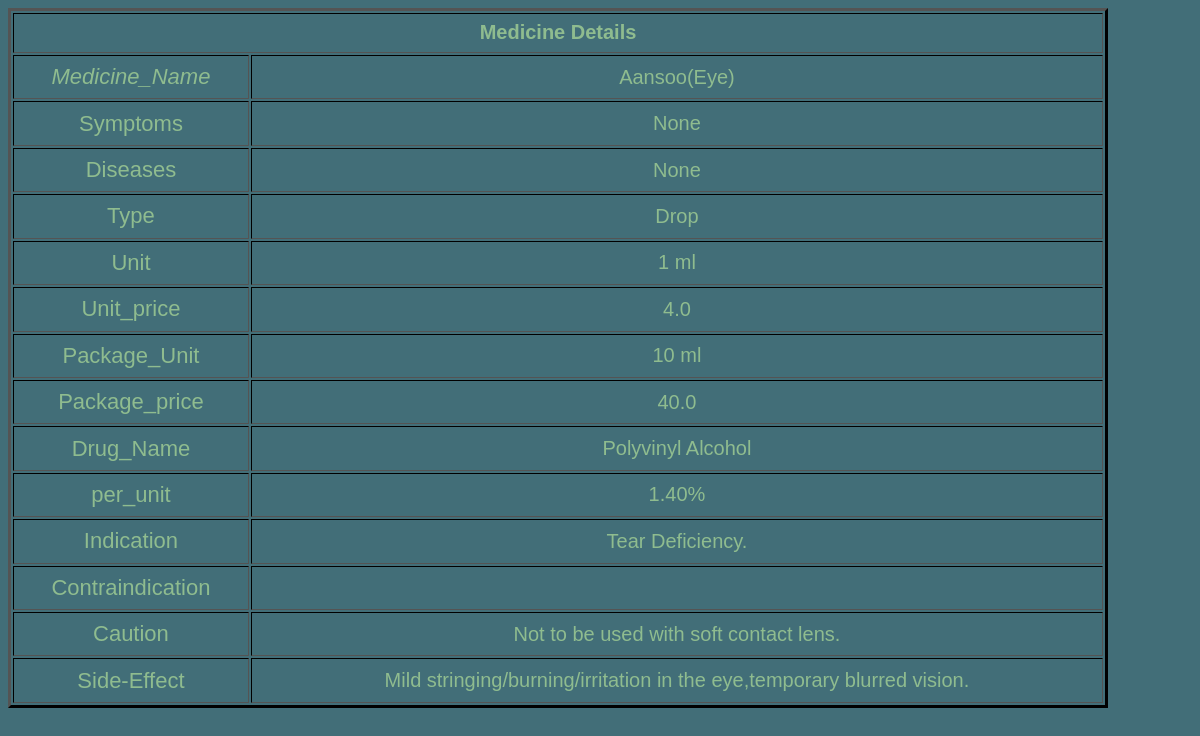
The app's page /guide/view/4/ with its own data.
### guide/models.py (models this page shows, shortened)
class guides(models.Model):
    mname=models.CharField(null='False',verbose_name='Medicine_Name',max_length=30)
    symptoms = models.CharField(max_length=1000, null='False')
    diseases = models.CharField(max_length=1000,null='False')
    category=models.CharField(null='False',verbose_name='Type',max_length=50)
    unit=models.CharField(max_length=10,null='False',verbose_name='Unit')
    unit_price=models.FloatField(null='False',verbose_name='Unit_price')
    package_unit=models.CharField(max_length=10,null='False',verbose_name='Package_Unit')
    package_price=models.FloatField(null='False',verbose_name='Package_price')
    drug=models.CharField(max_length=20,null='False',verbose_name='Drug_Name')
    per_unit=models.CharField(max_length=10,null='False',verbose_name='per_unit')
    indication=models.CharField(max_length=100,verbose_name='Indication')
    contraindication=models.CharField(max_length=100,verbose_name='Containdication')
    caution=models.CharField(max_length=500,null='True',verbose_name='Caution')
    side_effect=models.CharField(max_length=500,null='True',verbose_name='Side-Effect')

### guide/views.py (the view)
# urls.py: path('view/<int:pk>/', View,name='vieww'),
def View(request, pk):
    guide= get_object_or_404(guides,id=pk)
    return render(request,'view.html',{'key':guide})

### guide/templates/view.html
{% load static %}
<html>
    <head>
        <link rel="stylesheet" type="text/css" href="{% static 'guide.css' %}">
    </head>
    <body>
        <table border=3>
        <th colspan="2">Medicine Details</th>
<tr><td class="menu"><I>Medicine_Name</I></td><td>{{key.mname}}</td></tr>
<tr><td class="menu">Symptoms</td><td>{{key.symptoms}}</td></tr>
<tr><td class="menu">Diseases</td><td>{{key.diseases}}</td></tr>
<tr><td class="menu">Type</td><td>{{ key.category }}</td></tr>
<tr><td class="menu">Unit</td><td>{{ key.unit }}</td></tr>
<tr><td class="menu">Unit_price</td><td>{{ key.unit_price }}</td></tr>
<tr><td class="menu">Package_Unit</td><td>{{ key.package_unit }}</td></tr>
<tr><td class="menu">Package_price</td><td>{{ key.package_price }}</td></tr>
<tr><td class="menu">Drug_Name</td><td>{{ key.drug }}</td></tr>
<tr><td class="menu">per_unit</td><td>{{ key.per_unit }}</td></tr>
<tr><td class="menu">Indication</td><td>{{ key.indication }}</td></tr>
<tr><td class="menu">Contraindication</td><td>{{ key.contraindication }}</td></tr>
<tr><td class="menu">Caution</td><td>{{ key.caution }}</td></tr>
<tr><td class="menu">Side-Effect</td><td>{{ key.side_effect }}</td></tr>
        </table>
</body>
</html>

### guide/static/guide.css (style rules this page uses)
body { background-color: rgba(13, 70, 83, 0.78); }
table { border-color:black; height:700px; width:1100px; text-align: center; font-size: 20px; color:darkseagreen; font-family: Arial, Helvetica, sans-serif; }
table tr td.menu { font-size: 22px; }

### records on screen
guides: mname "Aansoo(Eye)", symptoms "None", diseases "None", category "Drop", unit "1 ml", unit_price "4.0", package_unit "10 ml", package_price "40.0", drug "Polyvinyl Alcohol", per_unit "1.40%", indication "Tear Deficiency.", caution "Not to be used with soft contact lens.", side_effect "Mild stringing/burning/irritation in the eye,temporary blurred vision."
